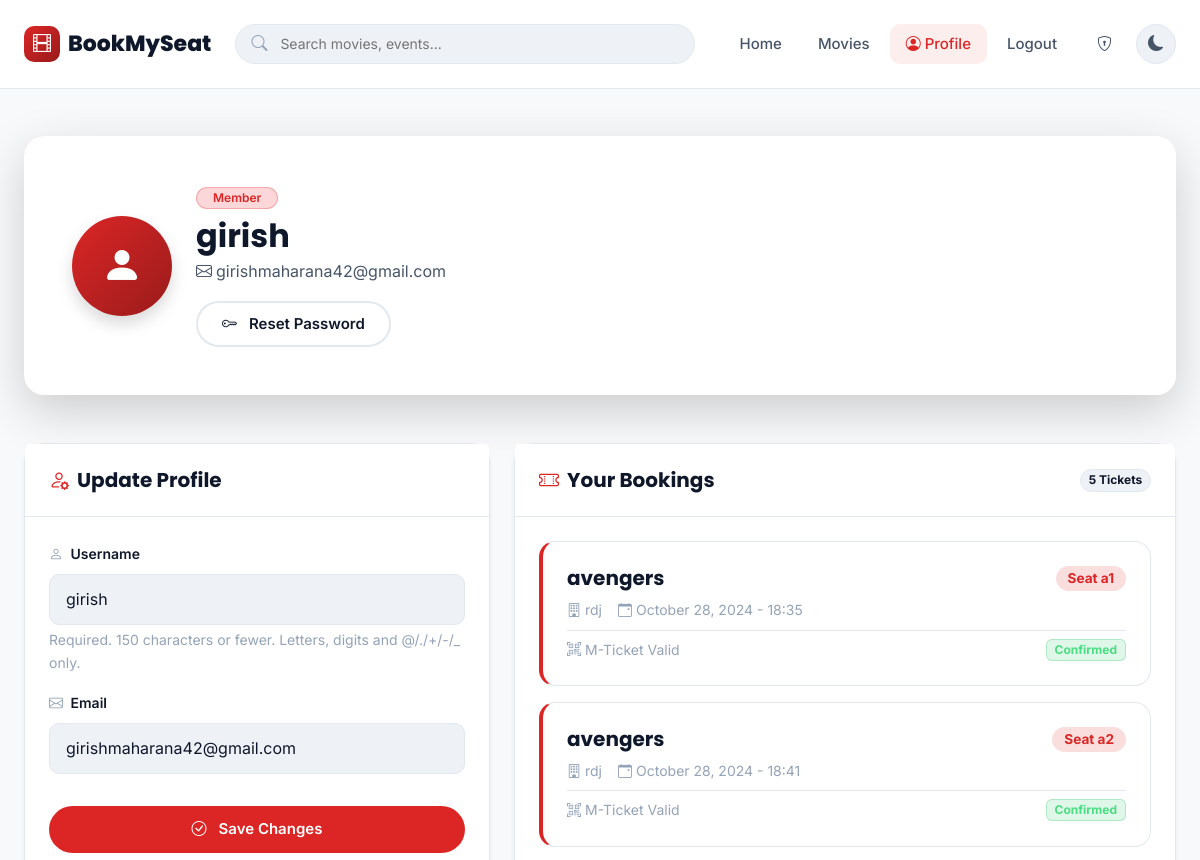
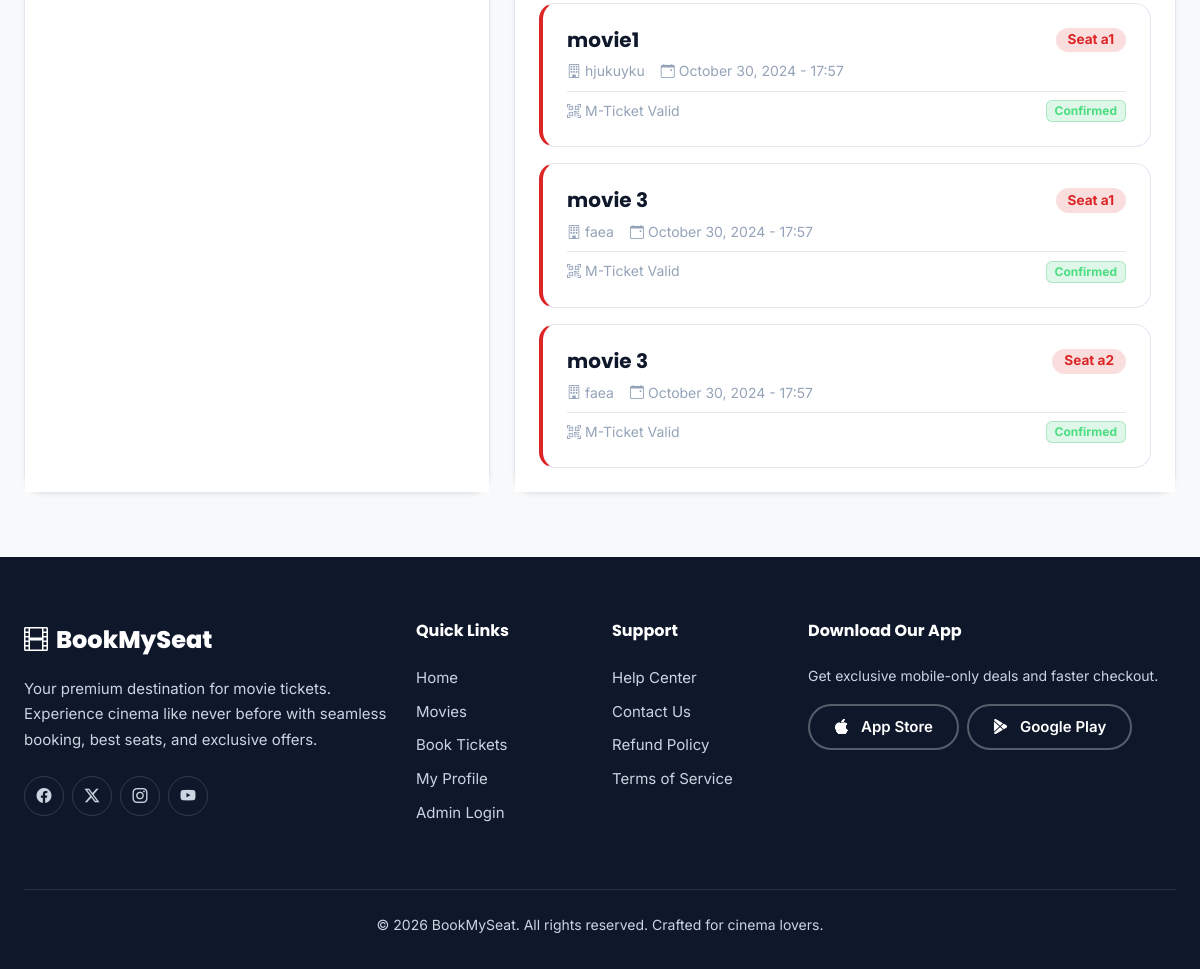
The app's page /profile/ (signed in), older data (2 pictures, top to bottom).
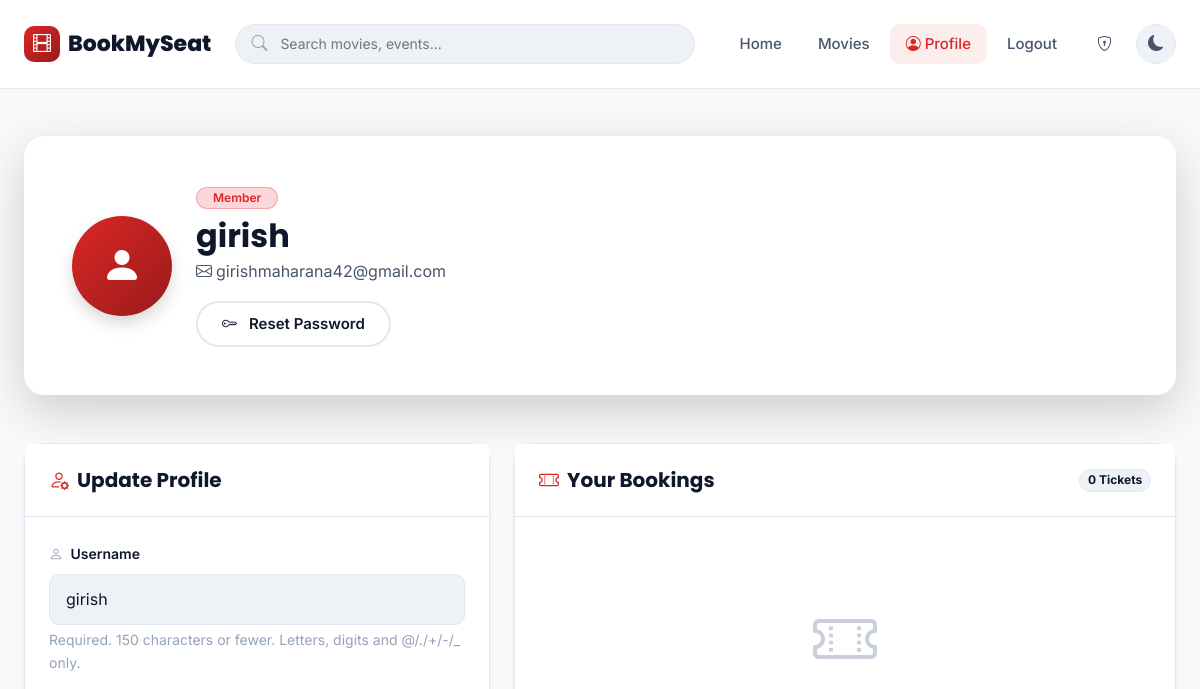
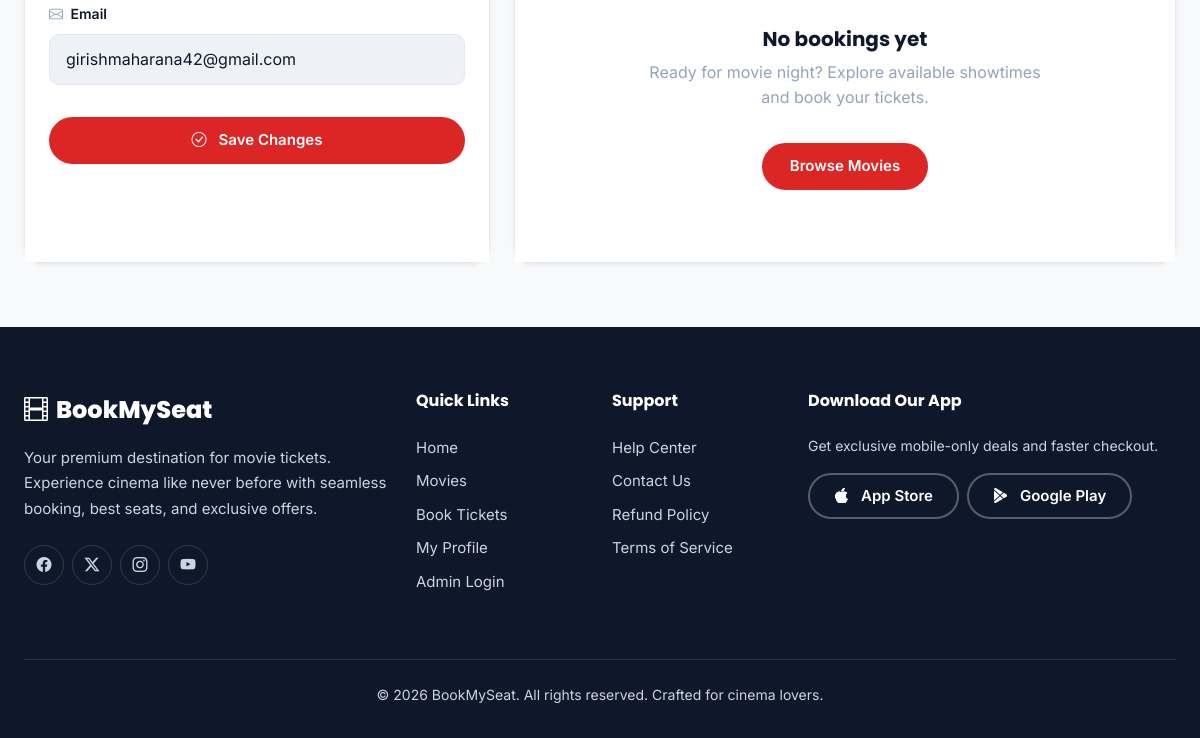
The same page, newer data (2 pictures, top to bottom).
### movies/models.py (models this page shows, shortened)
class Booking(models.Model):
    user=models.ForeignKey(User,on_delete=models.CASCADE)
    seat=models.OneToOneField(Seat,on_delete=models.CASCADE)
    movie=models.ForeignKey(Movie,on_delete=models.CASCADE)
    theater=models.ForeignKey(Theater,on_delete=models.CASCADE)
    booked_at=models.DateTimeField(auto_now_add=True)

class Movie(models.Model):
    STATUS_CHOICES = [
        ('draft', 'Draft'),
        ('coming_soon', 'Coming Soon'),
        ('now_showing', 'Now Showing'),
        ('archived', 'Archived'),
        ('hidden', 'Hidden'),
    ]
    name = models.CharField(max_length=255)
    image = models.ImageField(upload_to="movies/")
    thumbnail = models.ImageField(upload_to="movies/thumbnails/", blank=True, null=True)
    rating = models.DecimalField(max_digits=3, decimal_places=1)
    cast = models.TextField()
    description = models.TextField(blank=True, null=True)
    duration = models.PositiveIntegerField(blank=True, null=True, help_text="Duration in minutes")
    release_date = models.DateField(blank=True, null=True)
    certificate = models.CharField(max_length=20, blank=True, null=True, help_text="e.g., U, UA, A")
    banner = models.ImageField(upload_to="movies/banners/", blank=True, null=True)
    director = models.CharField(max_length=255, blank=True, null=True)
    producer = models.CharField(max_length=255, blank=True, null=True)
    trailer_url = models.URLField(max_length=500, blank=True, null=True)
    status = models.CharField(max_length=20, choices=STATUS_CHOICES, default='draft')
    imdb_rating = models.DecimalField(max_digits=3, decimal_places=1, blank=True, null=True)
    show_on_homepage = models.BooleanField(default=True, help_text="Show this movie on the homepage")
    is_deleted = models.BooleanField(default=False, help_text="Soft delete flag")
    genres = models.ManyToManyField('admin_panel.Genre', blank=True, related_name='movies')
    languages = models.ManyToManyField('admin_panel.Language', blank=True, related_name='movies')

class Seat(models.Model):
    theater = models.ForeignKey(Theater,on_delete=models.CASCADE,related_name='seats')
    seat_number = models.CharField(max_length=10)
    is_booked=models.BooleanField(default=False)

class Theater(models.Model):
    name = models.CharField(max_length=255)
    movie = models.ForeignKey(Movie,on_delete=models.CASCADE,related_name='theaters')
    time= models.DateTimeField()

### users/views.py (the view)
# urls.py: path('profile/', views.profile_view, name='admin_profile'),
@login_required
def profile(request):
    bookings= Booking.objects.filter(user=request.user)
    if request.method == 'POST':
        u_form = UserUpdateForm(request.POST, instance=request.user)
        if u_form.is_valid():
            u_form.save()
            return redirect('profile')
    else:
        u_form = UserUpdateForm(instance=request.user)
    return render(request, 'users/profile.html', {'u_form': u_form,'bookings':bookings})

### templates/users/profile.html (shortened to what this page needs)
{% extends "base.html" %}
{% load static %}
{% block content %}
<section class="page-section">
  <div class="container-bms">
    <div class="card mb-5 border-0 shadow-lg overflow-hidden profile-banner">
      <div class="card-body p-4 p-md-5">
        <div class="d-flex align-items-center gap-4 flex-wrap">
          <div class="profile-avatar m-0 shadow">
            <i class="bi bi-person-fill"></i>
          </div>
          <div>
            <span class="badge profile-badge mb-2 px-3 py-1 rounded-pill fw-semibold">Member</span>
            <h1 class="h2 fw-bold mb-1" style="color: var(--text-primary);">{{ user.username }}</h1>
            <p class="profile-meta mb-3"><i class="bi bi-envelope me-1"></i>{{ user.email }}</p>
            <div class="d-flex gap-2 flex-wrap">
              <a href="{% url 'password_reset' %}" class="btn btn-sm btn-bms-outline fw-semibold rounded-pill">
                <i class="bi bi-key me-1"></i> Reset Password
              </a>
            </div>
          </div>
        </div>
      </div>
    </div>
    <div class="row g-4">
      <div class="col-lg-5">
        <div class="card h-100 border-0 shadow-sm" style="background: var(--bg-card); border-radius: var(--radius-xl); border: 1px solid var(--border-color) !important;">
          <div class="card-header bg-transparent border-bottom p-4" style="border-color: var(--border-color) !important;">
            <h2 class="h5 fw-bold mb-0"><i class="bi bi-person-gear me-2 text-danger"></i>Update Profile</h2>
          </div>
          <div class="card-body p-4">
            <form method="POST" class="form-bms">
              {% for field in u_form %}
                <div class="mb-3">
                  <label for="{{ field.id_for_label }}" class="form-label">
                    <i class="bi bi-{% if field.name == 'username' %}person{% elif field.name == 'email' %}envelope{% else %}info-circle{% endif %} me-1 text-muted"></i>
                    {{ field.label }}
                  </label>
                  {{ field }}
                  {% if field.help_text %}
                    <small class="form-text text-muted d-block mt-1">{{ field.help_text }}</small>
                  {% endif %}
                </div>
              {% endfor %}
              <button class="btn btn-bms-primary w-100 justify-content-center mt-3" type="submit">
                <i class="bi bi-check-circle me-1"></i> Save Changes
              </button>
            </form>
          </div>
        </div>
      </div>
      <div class="col-lg-7">
        <div class="card h-100 border-0 shadow-sm" style="background: var(--bg-card); border-radius: var(--radius-xl); border: 1px solid var(--border-color) !important;">
          <div class="card-header bg-transparent border-bottom p-4 d-flex align-items-center justify-content-between" style="border-color: var(--border-color) !important;">
            <h2 class="h5 fw-bold mb-0"><i class="bi bi-ticket-perforated me-2 text-danger"></i>Your Bookings</h2>
            <span class="badge rounded-pill" style="background: var(--bg-tertiary); color: var(--text-primary); border: 1px solid var(--border-color);">{{ bookings|length }} Tickets</span>
          </div>
          <div class="card-body p-4">
            {% if bookings %}
              <div class="d-flex flex-column gap-3">
                {% for booking in bookings %}
                  <article class="booking-ticket">
                    <div class="d-flex justify-content-between align-items-start gap-2 mb-2 flex-wrap">
                      <h3 class="h5 fw-bold mb-0" style="color: var(--text-primary);">{{ booking.movie.name }}</h3>
                      <span class="badge" style="background: rgba(220,38,38,0.15); color: var(--accent-primary); font-size: 0.85rem; padding: 0.35rem 0.75rem; border-radius: var(--radius-full);">
                        Seat {{ booking.seat.seat_number }}
                      </span>
                    </div>
                    <div class="d-flex flex-wrap gap-3 text-muted small mb-2">
                      <span><i class="bi bi-building me-1"></i>{{ booking.theater.name }}</span>
                      <span><i class="bi bi-calendar-event me-1"></i>{{ booking.booked_at|date:"F d, Y - H:i" }}</span>
                    </div>
                    <div class="pt-2 border-top d-flex justify-content-between align-items-center" style="border-color: var(--border-color) !important;">
                      <span class="small text-muted"><i class="bi bi-qr-code-scan me-1"></i>M-Ticket Valid</span>
                      <span class="badge px-2 py-1" style="background: rgba(34, 197, 94, 0.14); color: #4ade80; border: 1px solid rgba(34, 197, 94, 0.28);">Confirmed</span>
                    </div>
                  </article>
                {% endfor %}
              </div>
            {% else %}
              <div class="empty-state py-5">
                <div class="empty-state__icon"><i class="bi bi-ticket-perforated"></i></div>
                <h3 class="empty-state__title">No bookings yet</h3>
                <p class="empty-state__text">Ready for movie night? Explore available showtimes and book your tickets.</p>
                <a href="{% url 'movie_list' %}" class="btn btn-bms-primary">Browse Movies</a>
              </div>
            {% endif %}
          </div>
        </div>
      </div>
    </div>
  </div>
</section>
{% endblock %}

### templates/base.html (shortened to what this page needs)
{% load static %}
<!DOCTYPE html>
<html lang="en">
<head>
  <link href="https://cdn.jsdelivr.net/npm/bootstrap@5.3.3/dist/css/bootstrap.min.css" rel="stylesheet">
  <link href="https://cdn.jsdelivr.net/npm/bootstrap-icons@1.11.3/font/bootstrap-icons.min.css" rel="stylesheet">
  <link rel="stylesheet" href="{% static 'css/tokens.css' %}?v=2026">
  <link rel="stylesheet" href="{% static 'css/main.css' %}?v=2026">
  <link rel="stylesheet" href="{% static 'css/components.css' %}?v=2026">
</head>
<body>
  {% include 'partials/_navbar.html' %}
  <main id="main-content">
    {% block content %}{% endblock %}
  </main>
  {% include 'partials/_footer.html' %}
</body>
</html>

### templates/partials/_navbar.html (shortened to what this page needs)
<nav class="navbar navbar-expand-lg navbar-bms" aria-label="Main navigation">
  <div class="container-bms w-100 d-flex align-items-center">
    <a class="navbar-brand me-auto me-lg-0" href="{% url 'home' %}" aria-label="BookMySeat Home">
      <span class="brand-icon" aria-hidden="true"><i class="bi bi-film"></i></span>
      BookMySeat
    </a>
    <div class="collapse navbar-collapse" id="navbarMain">
      <form class="search-form d-none d-lg-flex position-relative" action="{% url 'movie_list' %}" method="GET" role="search" id="navbarSearchForm" autocomplete="off">
        <div class="search-wrap w-100">
          <input class="search-input" type="search" name="search"
                 placeholder="Search movies, events..."
                 value="{{ request.GET.search|default:'' }}"
                 aria-label="Search movies"
                 id="navbarSearchInput">
        </div>
      </form>
      <ul class="navbar-nav ms-auto align-items-lg-center gap-lg-1 d-none d-lg-flex">
        <li class="nav-item">
          <a class="nav-link" href="{% url 'home' %}">Home</a>
        </li>
        <li class="nav-item">
          <a class="nav-link" href="{% url 'movie_list' %}">Movies</a>
        </li>
        {% if user.is_authenticated %}
        <li class="nav-item">
          <a class="nav-link" href="{% url 'profile' %}">
            <i class="bi bi-person-circle me-1" aria-hidden="true"></i>Profile
          </a>
        </li>
        <li class="nav-item">
          <a class="nav-link border-0 bg-transparent" href="{% url 'logout' %}">Logout</a>
        </li>
        {% endif %}
        <li class="nav-item ms-lg-1">
          <a class="nav-link" href="{% url 'admin_login' %}" title="Admin Portal">
            <i class="bi bi-shield-lock"></i>
          </a>
        </li>
        <li class="nav-item ms-lg-1">
          <button type="button" class="theme-toggle" data-theme-toggle
                  aria-label="Toggle dark mode">
            <i class="bi bi-moon-fill" aria-hidden="true"></i>
          </button>
        </li>
      </ul>
    </div>
  </div>
</nav>

### templates/partials/_footer.html
<footer class="footer-bms" aria-label="Site footer">
  <div class="container-bms">
    <div class="row g-4">
      <div class="col-lg-4 col-md-6">
        <div class="footer-brand">
          <span class="brand-icon" aria-hidden="true"><i class="bi bi-film"></i></span>
          BookMySeat
        </div>
        <p class="mb-4" style="font-size: 0.9375rem; line-height: 1.7;">
          Your premium destination for movie tickets. Experience cinema like never before
          with seamless booking, best seats, and exclusive offers.
        </p>
        <div class="d-flex gap-2">
          <a href="#" class="social-link" aria-label="Facebook"><i class="bi bi-facebook"></i></a>
          <a href="#" class="social-link" aria-label="Twitter"><i class="bi bi-twitter-x"></i></a>
          <a href="#" class="social-link" aria-label="Instagram"><i class="bi bi-instagram"></i></a>
          <a href="#" class="social-link" aria-label="YouTube"><i class="bi bi-youtube"></i></a>
        </div>
      </div>
      <div class="col-lg-2 col-md-6">
        <h5>Quick Links</h5>
        <ul class="list-unstyled d-flex flex-column gap-2">
          <li><a href="{% url 'home' %}">Home</a></li>
          <li><a href="{% url 'movie_list' %}">Movies</a></li>
          <li><a href="{% url 'movie_list' %}">Book Tickets</a></li>
          <li><a href="{% url 'profile' %}">My Profile</a></li>
          <li><a href="{% url 'admin_login' %}">Admin Login</a></li>
        </ul>
      </div>
      <div class="col-lg-2 col-md-6">
        <h5>Support</h5>
        <ul class="list-unstyled d-flex flex-column gap-2">
          <li><a href="#">Help Center</a></li>
          <li><a href="#">Contact Us</a></li>
          <li><a href="#">Refund Policy</a></li>
          <li><a href="#">Terms of Service</a></li>
        </ul>
      </div>
      <div class="col-lg-4 col-md-6">
        <h5>Download Our App</h5>
        <p style="font-size: 0.875rem; margin-bottom: 1rem;">Get exclusive mobile-only deals and faster checkout.</p>
        <div class="d-flex gap-2 flex-wrap">
          <a href="#" class="btn btn-bms-outline btn-sm" style="color: #fff; border-color: rgba(255,255,255,0.3);">
            <i class="bi bi-apple me-1"></i> App Store
          </a>
          <a href="#" class="btn btn-bms-outline btn-sm" style="color: #fff; border-color: rgba(255,255,255,0.3);">
            <i class="bi bi-google-play me-1"></i> Google Play
          </a>
        </div>
      </div>
    </div>
    <div class="footer-bottom">
      <p class="mb-0">&copy; {% now "Y" %} BookMySeat. All rights reserved. Crafted for cinema lovers.</p>
    </div>
  </div>
</footer>

Row changes from the older to the newer data that the page shows:
removed Booking: movie.name "avengers", seat.seat_number "a1", theater.name "rdj", booked_at "October 28, 2024 - 18:35"
removed Booking: movie.name "avengers", seat.seat_number "a2", theater.name "rdj", booked_at "October 28, 2024 - 18:41"
removed Booking: movie.name "movie1", seat.seat_number "a1", theater.name "hjukuyku", booked_at "October 30, 2024 - 17:57"
removed Booking: movie.name "movie 3", seat.seat_number "a1", theater.name "faea", booked_at "October 30, 2024 - 17:57"
removed Booking: movie.name "movie 3", seat.seat_number "a2", theater.name "faea", booked_at "October 30, 2024 - 17:57"
Text that changed along with them:
{{ bookings|length }}: "5" → "0"
text now shown: "No bookings yet Ready for movie night? Explore available showtimes and book your tickets. Browse Movies"
